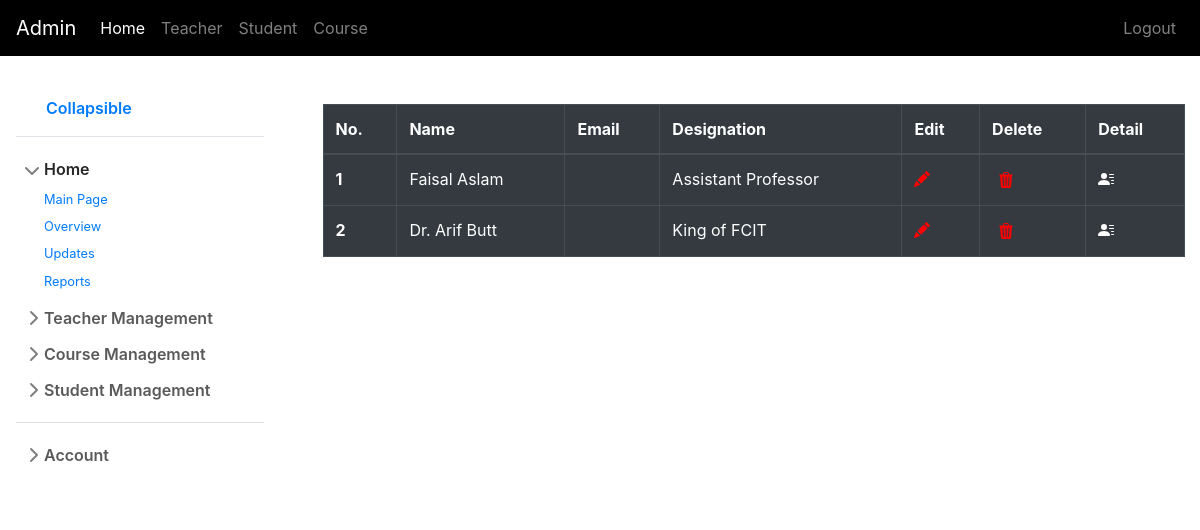
The page /administrator/view_teachers/ (signed in) on the database as committed earlier.
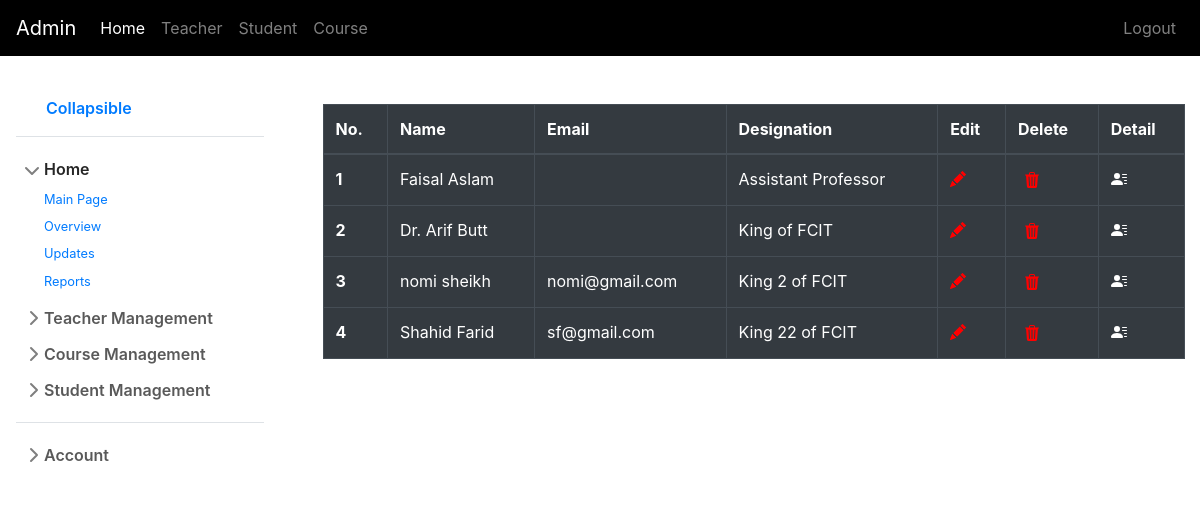
The same page on the database as committed later.
### teacher/models.py (models this page shows, shortened)
class Teacher(models.Model):
    user = models.OneToOneField(User,on_delete=models.SET_NULL,null=True)
    profile_picture=models.ImageField(null=True, blank=True)
    homeAddress= models.CharField(max_length=100,null=True, blank=True)
    telephone=models.CharField(max_length=15,null=True, blank=True)
    gender= models.CharField(max_length=1,choices=GENDER_CHOICES,null=True, blank=True)
    dateOfBirth= models.DateField(null=True, blank=True)
    designation= models.CharField(max_length=20, null=True, blank=True)

### administrator/views.py (the view)
# urls.py: path('view_teachers/', view_teachers, name="view_teachers"),
@login_required
def view_teachers(request):
    teachers= Teacher.objects.all()
    context = {'teachers':teachers}
    return render(request, 'administrator/view_teachers.html', context)

### administrator/templates/administrator/view_teachers.html (shortened to what this page needs)
{% extends 'administrator/administrator_base.html' %} {% block admin_content %}
<div class="container mt-5">
  <table class="table table-bordered table-dark">
    <thead>
      <tr>
        <th scope="col">No.</th>
        <th scope="col">Name</th>
        <th scope="col">Email</th>
        <th scope="col">Designation</th>
        <th scope="col">Edit</th>
        <th scope="col">Delete</th>
        <th scope="col">Detail</th>
      </tr>
    </thead>
    <tbody>
      {% for teacher in teachers %}
      <tr>
        <th scope="row">{{forloop.counter}}</th>
        <td>{{teacher.user.first_name}} {{teacher.user.last_name}}</td>
        <td>{{teacher.user.email}}</td>
        <td>{{teacher.designation}}</td>
        <td>
          <a href="{% url 'administrator:update_teacher' teacher.id %}">
          </a>
        </td>
        <td>
          <button style="background: transparent;border:0px" type="button" data-toggle="modal" data-target="#exampleModal{{forloop.counter}}">
          </button>
        </td>
        <td>
          <a href="{% url 'administrator:teacher_profile' teacher.id %}">
        </a>
        </td>
      </tr>
      {% endfor %}
    </tbody>
  </table>
</div>
{% endblock admin_content %}

Rows that differ between the two databases and show on the page:
added Teacher: user.first_name "nomi", user.last_name "sheikh", user.email "nomi@gmail.com", designation "King 2 of FCIT"
added Teacher: user.first_name "Shahid", user.last_name "Farid", user.email "sf@gmail.com", designation "King 22 of FCIT"
